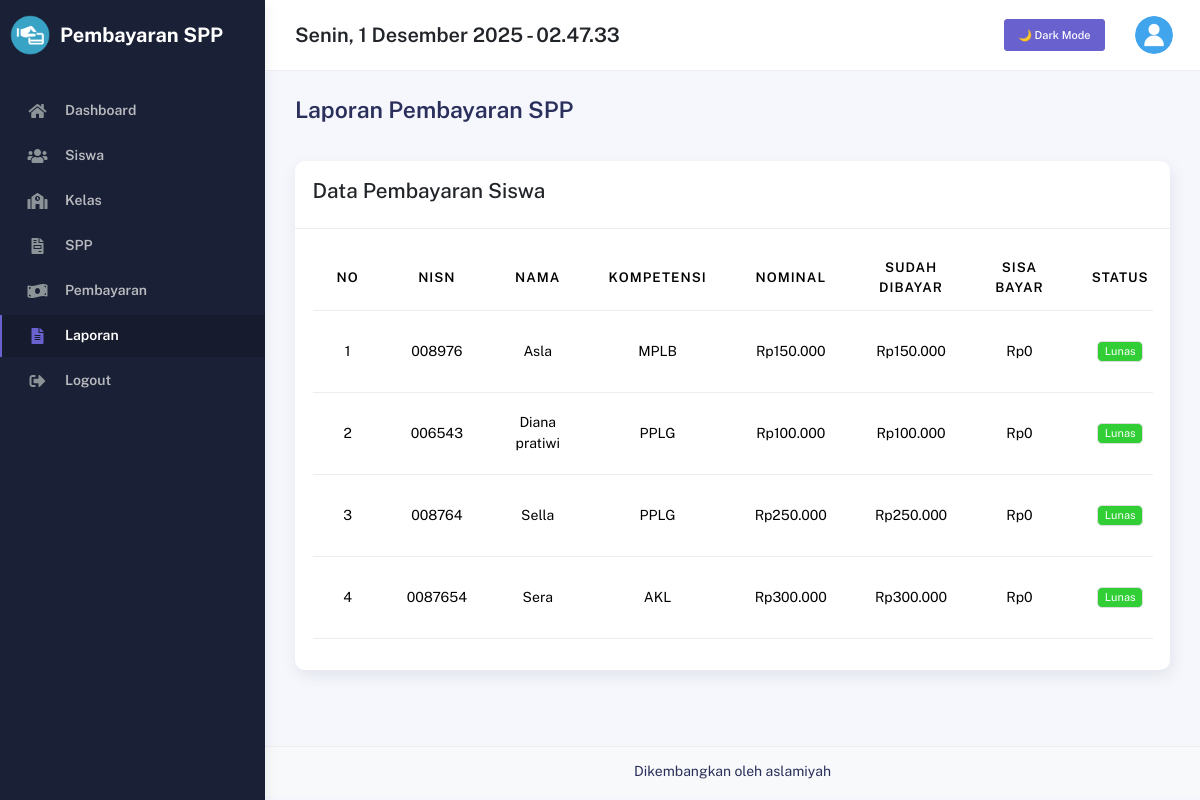
Screenshot of /pages/laporan/index.php (signed in) with the database file from the repository.
### tables this page shows
CREATE TABLE `siswa` (
  `nisn` char(10) NOT NULL,
  `nis` char(8) DEFAULT NULL,
  `nama` varchar(35) DEFAULT NULL,
  `id_kelas` int DEFAULT NULL,
  `alamat` text,
  `no_telp` varchar(13) DEFAULT NULL,
  `id_spp` int DEFAULT NULL,
  `password` varchar(255) NOT NULL
);

CREATE TABLE `kelas` (
  `id_kelas` int NOT NULL,
  `nama_kelas` varchar(10) DEFAULT NULL,
  `kompetensi_keahlian` varchar(50) DEFAULT NULL
);

CREATE TABLE `spp` (
  `id_spp` int NOT NULL,
  `tahun` int DEFAULT NULL,
  `nominal` int DEFAULT NULL
);

### pages/laporan/index.php (the view, shortened to what this page needs)
<?php
include '../../partials/header.php';
include '../../partials/sidebar.php';
include '../../partials/navbar.php';
$qsiswa = "SELECT
    siswa.nisn,
    siswa.nis,
    siswa.nama,
    siswa.alamat,
    siswa.no_telp,
    kelas.nama_kelas,
    kelas.kompetensi_keahlian,
    spp.nominal,
    IFNULL(SUM(pembayaran.jumlah_bayar),0) AS sudah_dibayar
FROM siswa
LEFT JOIN kelas ON siswa.id_kelas = kelas.id_kelas
LEFT JOIN spp ON siswa.id_spp = spp.id_spp
LEFT JOIN pembayaran ON siswa.nisn = pembayaran.nisn
GROUP BY siswa.nisn
ORDER BY siswa.nama ASC";
$result = mysqli_query($connect, $qsiswa) or die(mysqli_error($connect));
?>
<div class="container print-area">
    <div class="page-inner">
        <div class="page-header">
            <h3 class="fw-bold mb-3 text-center">Laporan Pembayaran SPP</h3>
        </div>
        <div class="card">
            <div class="card-header d-flex justify-content-between align-items-center no-print">
                <h4 class="table-data-title">Data Pembayaran Siswa</h4>
            </div>
            <div class="card-body">
                <div class="table-responsive">
                    <table class="display table table-hover">
                        <thead>
                            <tr>
                                <th class="text-center">No</th>
                                <th class="text-center">NISN</th>
                                <th class="text-center">Nama</th>
                                <th class="text-center">Kompetensi</th>
                                <th class="text-center">Nominal</th>
                                <th class="text-center">Sudah Dibayar</th>
                                <th class="text-center">Sisa Bayar</th>
                                <th class="text-center">Status</th>
                            </tr>
                        </thead>
                        <tbody>
                            <?php
                            $no = 1;
                            while ($item = $result->fetch_object()):
                                $sisa = $item->nominal - $item->sudah_dibayar;
                            ?>
                                <tr>
                                    <td class="text-center"><?= $no++ ?></td>
                                    <td class="text-center"><?= $item->nisn ?></td>
                                    <td class="text-center"><?= $item->nama ?></td>
                                    <td class="text-center"><?= $item->kompetensi_keahlian ?></td>
                                    <td class="text-center">Rp<?= number_format($item->nominal, 0, ',', '.') ?></td>
                                    <td class="text-center">Rp<?= number_format($item->sudah_dibayar, 0, ',', '.') ?></td>
                                    <td class="text-center">Rp<?= number_format($sisa, 0, ',', '.') ?></td>
                                    <td class="text-center">
                                        <?= $sisa > 0 ? '<span class="badge bg-danger">Belum Lunas</span>' : '<span class="badge bg-success">Lunas</span>' ?>
                                    </td>
                                </tr>
                            <?php endwhile; ?>
                        </tbody>
                    </table>
                </div>
            </div>
        </div>
    </div>
</div>
<?php
include '../../partials/footer.php';
include '../../partials/script.php';
?>

### rows the page displays
siswa: nisn "008976", nama "Asla", id_kelas.kompetensi_keahlian "MPLB", id_spp.nominal "150.000", sudah_dibayar "150.000", sisa "0"
siswa: nisn "006543", nama "Diana pratiwi", id_kelas.kompetensi_keahlian "PPLG", id_spp.nominal "100.000", sudah_dibayar "100.000", sisa "0"
siswa: nisn "008764", nama "Sella", id_kelas.kompetensi_keahlian "PPLG", id_spp.nominal "250.000", sudah_dibayar "250.000", sisa "0"
siswa: nisn "0087654", nama "Sera", id_kelas.kompetensi_keahlian "AKL", id_spp.nominal "300.000", sudah_dibayar "300.000", sisa "0"
